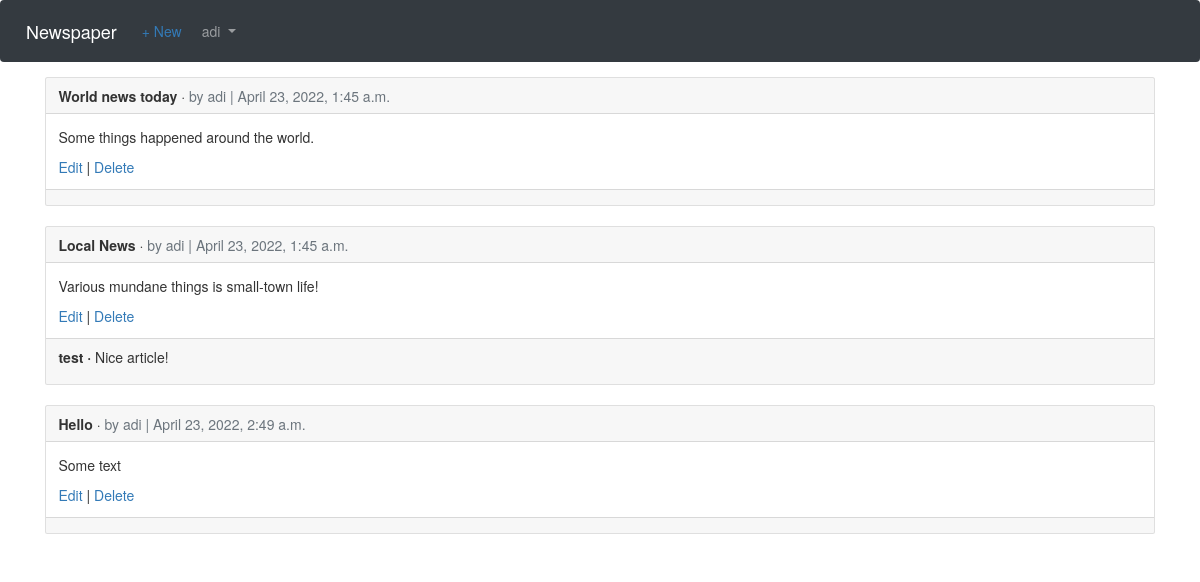
The page /articles/ (signed in) on the database its author committed.
### users/models.py (models this page shows)
class CustomUser(AbstractUser):
    age = models.PositiveIntegerField(default=0)

### articles/models.py (models this page shows, shortened)
class Article(models.Model):
    title = models.CharField(max_length=255)
    body = models.TextField()
    date = models.DateTimeField(auto_now_add=True)
    author = models.ForeignKey(
        settings.AUTH_USER_MODEL,
        on_delete=models.CASCADE,
    )

class Comment(models.Model):
    article = models.ForeignKey(
        Article,
        on_delete=models.CASCADE,
        related_name='comments',  # new
        )
    comment = models.CharField(max_length=140)
    author = models.ForeignKey(
        settings.AUTH_USER_MODEL,
        on_delete=models.CASCADE,
    )
    def __str__(self):
        return self.comment

### articles/views.py (the view)
# urls.py: path('', views.ArticleListView.as_view(), name='article_list'),
class ArticleListView(LoginRequiredMixin, ListView):
    model = models.Article
    template_name = 'article_list.html'
    login_url = 'login'  # new

### templates/article_list.html (shortened to what this page needs)
{% extends 'base.html' %}
{% block content %}
    {% for article in object_list %}
        <div class="card">
            <div class="card-header">
                <span class="font-weight-bold">{{ article.title }}</span> &middot;
                <span class="text-muted">by {{ article.author }} | {{ article.date }}</span>
            </div>
            <div class="card-body">
                <p>{{ article.body }}</p>
                <a href="{% url 'article_edit' article.pk %}">Edit</a> |
                <a href="{% url 'article_delete' article.pk %}">Delete</a>
            </div>
            <div class="card-footer">
                {% for comment in article.comments.all %}
                <p>
                    <span class="font-weight-bold">{{ comment.author }} &middot;</span>
                    {{ comment }}
                </p>
                {% endfor %}
            </div>
        </div>
        <br />
    {% endfor %}
{% endblock content %}

### templates/base.html (shortened to what this page needs)
<!DOCTYPE html>
<html lang="en">
    <head>
        <link rel="stylesheet" type="text/css" href="https://maxcdn.bootstrapcdn.com/bootstrap/4.0.0/css/bootstrap.min.css">
        <link rel="stylesheet" type="text/css" href="//netdna.bootstrapcdn.com/bootstrap/3.4.1/css/bootstrap.min.css">
    </head>
    <body>
        <nav class="navbar navbar-expand-md navbar-dark bg-dark mb-4">
            <a class="navbar-brand" href="{% url 'home' %}">Newspaper</a>
            {% if user.is_authenticated %}
            <ul class="navbar-nav mr-auto">
                <li class="nav-item">
                    <a href="{% url 'article_new' %}">+ New</a>
                </li>
            </ul>
            {% endif %}
            <div class="collapse navbar-collapse" id="navbarCollapse">
                {% if user.is_authenticated %}
                    <ul class="navbar-nav ml-auto">
                        <li class="nav-item dropdown">
                            <a class="nav-link dropdown-toggle" href="#" id="userMenu" role="button"
                            data-toggle="dropdown" aria-haspopup="true" aria-expanded="false">
                                {{ user.username }}
                            </a>
                        </li>
                    </ul>
                {% else %}
                    <form class="form-inline ml-auto">
                        <a href="{% url 'login' %}" class="btn btn-outline-secondary">Log in</a>
                        <a href="{% url 'signup' %}" class="btn btn-primary ml-2">Sign up</a>
                    </form>
                {% endif %}
            </div>
        </nav>
        <div class="container">
            {% block content %}
            {% endblock %}
        </div>
    </body>
</html>

### rows shown on the page
CustomUser: username "adi"
Article: title "World news today", author "adi", date "April 23, 2022, 1:45 a.m.", body "Some things happened around the world."
Article: title "Local News", author "adi", date "April 23, 2022, 1:45 a.m.", body "Various mundane things is small-town life!"
Comment: author "test", comment "Nice article!"
Article: title "Hello", author "adi", date "April 23, 2022, 2:49 a.m.", body "Some text"
